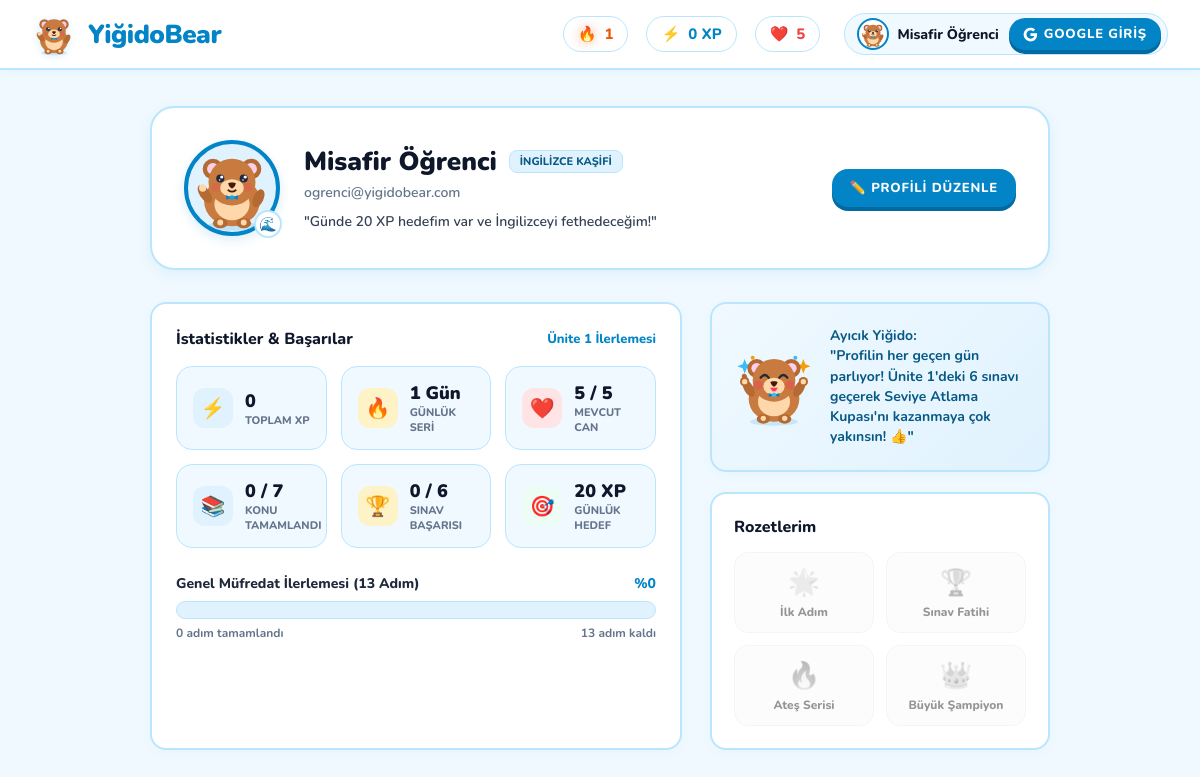
/profile, run on the app's committed database.
### tables this page shows
CREATE TABLE users (
        id INTEGER PRIMARY KEY AUTOINCREMENT,
        username TEXT UNIQUE NOT NULL,
        hearts INTEGER DEFAULT 5,
        max_hearts INTEGER DEFAULT 5,
        xp INTEGER DEFAULT 0,
        streak INTEGER DEFAULT 1,
        created_at TIMESTAMP DEFAULT CURRENT_TIMESTAMP
    , name TEXT, email TEXT, google_id TEXT, avatar TEXT, daily_goal INTEGER DEFAULT 50, bio TEXT DEFAULT "İngilizce öğrenmeyi seviyorum!", last_heart_loss_time TIMESTAMP DEFAULT NULL, is_premium INTEGER DEFAULT 0, streak_count INTEGER DEFAULT 0, last_study_date TEXT DEFAULT NULL, referral_code TEXT DEFAULT NULL, invited_count INTEGER DEFAULT 0);

### app.py (the view)
@app.route('/profile')
@login_required
def profile():
    user = g.user
    conn = get_db_connection()
    comp_topics = conn.execute('''
    SELECT COUNT(*) FROM user_progress up
    JOIN lessons l ON up.lesson_id = l.id
    WHERE up.user_id = ? AND up.completed = 1 AND l.is_exam = 0
    ''', (user['id'],)).fetchone()[0]
    comp_exams = conn.execute('''
    SELECT COUNT(*) FROM user_progress up
    JOIN lessons l ON up.lesson_id = l.id
    WHERE up.user_id = ? AND up.completed = 1 AND l.is_exam = 1
    ''', (user['id'],)).fetchone()[0]
    total_lessons = conn.execute('SELECT COUNT(*) FROM lessons').fetchone()[0]
    total_completed = comp_topics + comp_exams
    completion_rate = round((total_completed / total_lessons * 100)) if total_lessons > 0 else 0
    conn.close()
    stats = {
        'completed_topics': comp_topics,
        'completed_exams': comp_exams,
        'total_completed': total_completed,
        'total_lessons': total_lessons,
        'completion_rate': completion_rate
    }
    return render_template('profile.html', user=user, stats=stats)

### app.py (called while the page is built, shortened)
def get_db_connection():
    conn = sqlite3.connect(DB_PATH)
    conn.row_factory = sqlite3.Row
    return conn

def get_or_create_default_user(conn):
    cursor = conn.cursor()
    cursor.execute('SELECT * FROM users WHERE id = 1')
    user = cursor.fetchone()
    return user

def is_guest_user(user):
    if not user:
        return True
    return bool(user['google_id'] is None or user['google_id'] == '')

def login_required(f):
    @wraps(f)
    def decorated_function(*args, **kwargs):
        if not g.user:
            session['next_url'] = request.url
            return redirect(url_for('login'))
        return f(*args, **kwargs)
    return decorated_function

### templates/profile.html (shortened to what this page needs)
{% extends "base.html" %}
{% block content %}
<div class="profile-container">
    <div class="profile-hero-card">
        <div class="profile-header-top">
            <div class="profile-avatar-wrapper">
                {% if user['avatar'] %}
                    <img src="{{ user['avatar'] }}" alt="{{ user['name'] }}" class="profile-main-avatar">
                {% else %}
                    <img src="{{ url_for('static', filename='images/mascot_happy.svg') }}" alt="Ayıcık Yiğido" class="profile-main-avatar">
                {% endif %}
                <span class="avatar-badge">🌊</span>
            </div>
            <div class="profile-identity">
                <div style="display: flex; align-items: center; gap: 12px; flex-wrap: wrap;">
                    <h1 class="profile-name">{{ user['name'] or user['username'] }}</h1>
                    {% if user['is_premium'] %}
                        <span class="user-role-badge user-role-plus">👑 YiğidoBear PLUS</span>
                    {% else %}
                        <span class="user-role-badge">İngilizce Kaşifi</span>
                    {% endif %}
                </div>
                <p class="profile-email">{{ user['email'] or 'ogrenci@yigidobear.com' }}</p>
                <p class="profile-bio">
                    "{{ user['bio'] or 'Her gün yeni bir İngilizce kelime öğreniyorum! 🌊🐻' }}"
                </p>
            </div>
            <div class="profile-actions-top">
                <a href="{{ url_for('profile_edit') }}" class="btn-3d btn-blue" style="font-size: 13px; padding: 10px 18px;">
                    ✏️ Profili Düzenle
                </a>
            </div>
        </div>
    </div>
    <div class="profile-grid">
        <div class="side-card" style="padding: 24px;">
            <h2 class="side-card-title">
                <span>İstatistikler & Başarılar</span>
                <span style="font-size: 13px; color: var(--ocean-primary); font-weight: 800;">Ünite 1 İlerlemesi</span>
            </h2>
            <div class="profile-stats-cards">
                <div class="profile-stat-box">
                    <div class="stat-box-icon" style="background: var(--ocean-soft-bg); color: var(--ocean-primary);">⚡</div>
                    <div class="stat-box-content">
                        <span class="stat-box-val">{{ user['xp'] }}</span>
                        <span class="stat-box-lbl">Toplam XP</span>
                    </div>
                </div>
                <div class="profile-stat-box">
                    <div class="stat-box-icon" style="background: #fef3c7; color: #d97706;">🔥</div>
                    <div class="stat-box-content">
                        <span class="stat-box-val">{{ user['streak'] }} Gün</span>
                        <span class="stat-box-lbl">Günlük Seri</span>
                    </div>
                </div>
                <div class="profile-stat-box">
                    <div class="stat-box-icon" style="background: #ffe4e6; color: #e11d48;">❤️</div>
                    <div class="stat-box-content">
                        <span class="stat-box-val">{% if user['is_premium'] %}∞ (Sınırsız){% else %}{{ user['hearts'] }} / 5{% endif %}</span>
                        <span class="stat-box-lbl">Mevcut Can</span>
                    </div>
                </div>
                <div class="profile-stat-box">
                    <div class="stat-box-icon" style="background: #e0f2fe; color: #0284c7;">📚</div>
                    <div class="stat-box-content">
                        <span class="stat-box-val">{{ stats['completed_topics'] }} / 7</span>
                        <span class="stat-box-lbl">Konu Tamamlandı</span>
                    </div>
                </div>
                <div class="profile-stat-box">
                    <div class="stat-box-icon" style="background: #fef3c7; color: #b45309;">🏆</div>
                    <div class="stat-box-content">
                        <span class="stat-box-val">{{ stats['completed_exams'] }} / 6</span>
                        <span class="stat-box-lbl">Sınav Başarısı</span>
                    </div>
                </div>
                <div class="profile-stat-box">
                    <div class="stat-box-icon" style="background: #ecfdf5; color: #059669;">🎯</div>
                    <div class="stat-box-content">
                        <span class="stat-box-val">{{ user['daily_goal'] or 50 }} XP</span>
                        <span class="stat-box-lbl">Günlük Hedef</span>
                    </div>
                </div>
            </div>
            <div style="margin-top: 26px;">
                <div style="display: flex; justify-content: space-between; font-weight: 800; font-size: 14px; margin-bottom: 8px;">
                    <span>Genel Müfredat İlerlemesi (13 Adım)</span>
                    <span style="color: var(--ocean-primary);">%{{ stats['completion_rate'] }}</span>
                </div>
                <div class="lesson-progress-track" style="height: 18px;">
                </div>
                <div style="display: flex; justify-content: space-between; font-size: 12px; color: var(--gray-text); font-weight: 700; margin-top: 6px;">
                    <span>{{ stats['total_completed'] }} adım tamamlandı</span>
                    <span>{{ stats['total_lessons'] - stats['total_completed'] }} adım kaldı</span>
                </div>
            </div>
        </div>
        <div style="display: flex; flex-direction: column; gap: 20px;">
            <div class="side-card mascot-card" style="padding: 22px;">
                <img src="{{ url_for('static', filename='images/mascot_cheer.svg') }}" alt="Ayıcık" class="mascot-avatar" style="width: 80px; height: 80px;">
                <div class="mascot-speech-bubble">
                    <strong>Ayıcık Yiğido:</strong><br>
                    "Profilin her geçen gün parlıyor! Ünite 1'deki 6 sınavı geçerek Seviye Atlama Kupası'nı kazanmaya çok yakınsın! 👍"
                </div>
            </div>
            <div class="side-card" style="padding: 22px;">
                <h3 class="side-card-title">Rozetlerim</h3>
                <div class="badges-row">
                    <div class="badge-item {% if stats['total_completed'] > 0 %}unlocked{% else %}locked{% endif %}" title="İlk Dersi Tamamla">
                        <span class="badge-icon">🌟</span>
                        <span class="badge-title">İlk Adım</span>
                    </div>
                    <div class="badge-item {% if stats['completed_exams'] > 0 %}unlocked{% else %}locked{% endif %}" title="En az 1 Sınavı Geç">
                        <span class="badge-icon">🏆</span>
                        <span class="badge-title">Sınav Fatihi</span>
                    </div>
                    <div class="badge-item {% if user['streak'] >= 3 %}unlocked{% else %}locked{% endif %}" title="3 Günlük Seri Yap">
                        <span class="badge-icon">🔥</span>
                        <span class="badge-title">Ateş Serisi</span>
                    </div>
                    <div class="badge-item {% if stats['completed_exams'] >= 6 %}unlocked{% else %}locked{% endif %}" title="Boss Sınavını Geç">
                        <span class="badge-icon">👑</span>
                        <span class="badge-title">Büyük Şampiyon</span>
                    </div>
                </div>
            </div>
        </div>
    </div>
</div>
{% endblock %}

### templates/base.html (shortened to what this page needs)
<!DOCTYPE html>
<html lang="tr">
<head>
    <link rel="stylesheet" href="{{ url_for('static', filename='css/style.css') }}">
</head>
<body>
    {% block header %}
    <header class="app-header">
        <a href="{{ url_for('dashboard') if current_user else url_for('login') }}" class="brand"
            title="YiğidoBear Ana Sayfa">
            <img src="{{ url_for('static', filename='images/mascot_happy.svg') }}" alt="Ayıcık Yiğido"
                class="brand-logo-img">
            <span class="brand-name">YiğidoBear</span>
        </a>
        {% if current_user %}
        <div class="stats-bar">
            <div class="stat-item stat-streak {% if has_studied_today %}streak-active{% else %}streak-inactive{% endif %}"
                title="{% if has_studied_today %}Harika! Bugün serini korudun ({{ streak_count }} gün){% else %}Bugün henüz ders çözmedin! Serini korumak için bir ders çöz (Seri: {{ streak_count }} gün){% endif %}">
                <span class="stat-icon streak-flame {% if has_studied_today %}streak-active{% else %}streak-inactive{% endif %}">🔥</span>
                <span id="header-streak-val">{{ streak_count }}</span>
            </div>
            <div class="stat-item stat-xp" title="Kazanılan Toplam Deneyim (XP)">
                <span class="stat-icon">⚡</span>
                <span id="header-xp-val">{{ current_user['xp'] }} XP</span>
            </div>
            <div class="stat-item stat-hearts {% if is_premium %}stat-hearts-plus{% endif %}" id="header-hearts-btn"
                title="{% if is_premium %}YiğidoBear Plus: Sınırsız Can!{% else %}Kalan Canlar (Canı yenilemek için tıkla){% endif %}">
                {% if is_premium %}
                <span class="heart-icon">⚡</span>
                <span id="header-hearts-val" class="header-plus-text">∞ PLUS</span>
                {% else %}
                <span class="heart-icon">❤️</span>
                <span id="header-hearts-val">{{ current_user['hearts'] }}</span>
                {% endif %}
            </div>
            <div class="nav-user-profile">
                {% if is_guest %}
                <div class="nav-profile-link" style="cursor: default;" title="Misafir Öğrenci">
                    <img src="{{ url_for('static', filename='images/mascot_happy.svg') }}" alt="Misafir"
                        class="nav-user-avatar">
                    <span class="nav-user-name">Misafir Öğrenci</span>
                </div>
                <a href="{{ url_for('login_google') }}" class="btn-3d btn-blue"
                    style="font-size: 13px; padding: 7px 14px; text-decoration: none; display: inline-flex; align-items: center; gap: 6px;"
                    title="Tüm derslerin kilidini açmak için giriş yap">
                    <span>Google Giriş</span>
                </a>
                {% endif %}
            </div>
        </div>
        {% else %}
        <div style="display: flex; gap: 12px; align-items: center;">
            <a href="{{ url_for('login') }}" class="btn-3d btn-blue" style="font-size: 13px; padding: 9px 18px;">
                Giriş Yap
            </a>
        </div>
        {% endif %}
    </header>
    {% endblock %}
    <main class="main-body">
        {% block content %}{% endblock %}
    </main>
</body>
</html>

### data on the page
users: xp "0", hearts "5", name "Misafir Öğrenci", bio "Günde 20 XP hedefim var ve İngilizceyi fethedeceğim!", streak "1", daily_goal "20"

### other printed values
{{ streak_count }} "1"
{{ user['email'] or 'ogrenci@yigidobear.com' }} "ogrenci@yigidobear.com"
{{ stats['completed_topics'] }} "0"
{{ stats['completed_exams'] }} "0"
{{ stats['completion_rate'] }} "0"
{{ stats['total_completed'] }} "0"
{{ stats['total_lessons'] - stats['total_completed'] }} "13"
